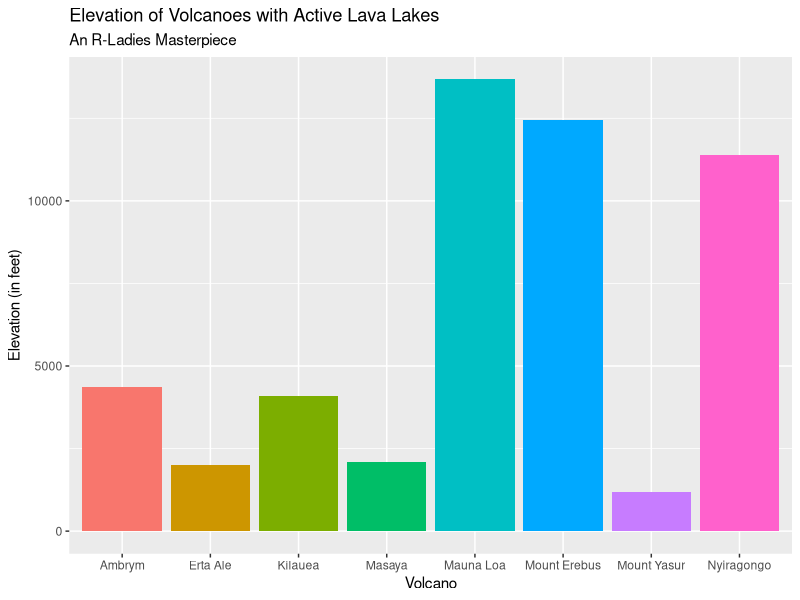
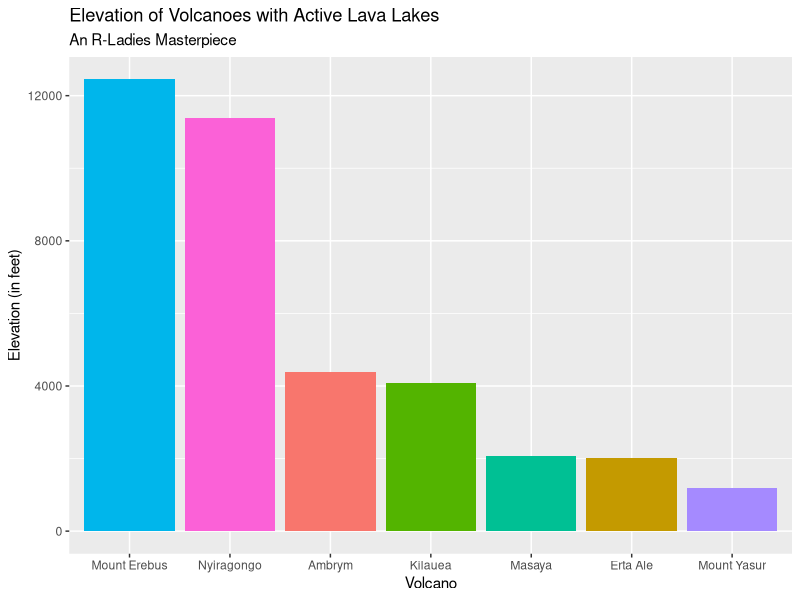
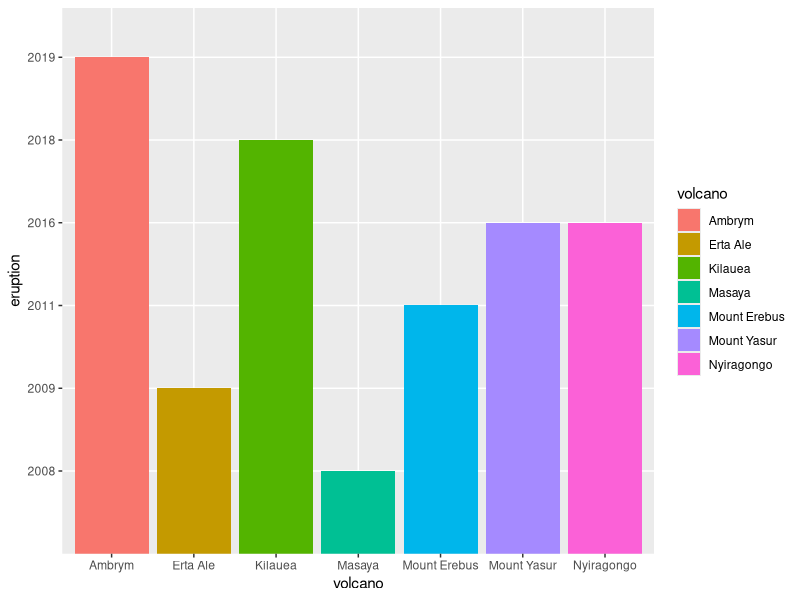
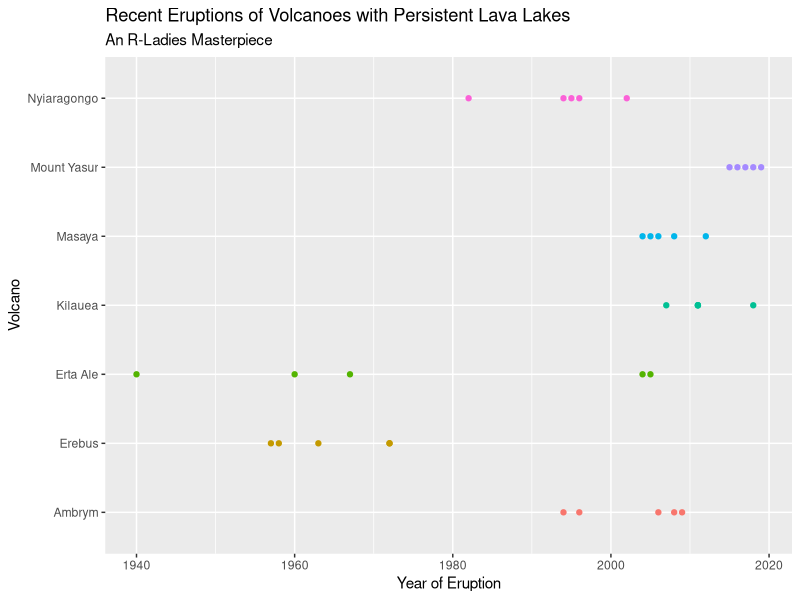

These figures' R source, in order:
## ---- chunk 1
knitr::opts_chunk$set(echo = TRUE)
## ---- chunk 2
volcano <- c('Erta Ale', 'Ambrym', 'Mount Yasur', 'Mount Erebus', 'Kilauea', 'Nyiragongo', 'Masaya', 'Mauna Loa')
location <- c('Ethiopia','Vanuatu','Vanuatu','Antarctica','United States', 'Democratic Republic of the Congo','Nicaragua', 'United States')
elevation <- c(2011, 4377, 1184, 12448, 4091, 11385, 2083, 13678)
eruption <- c('2009', '2019', '2016', '2011', '2018', '2016', '2008', '1984')

volcData <- data.frame(volcano, location, elevation, eruption)
## ---- chunk 3
library(ggplot2)
ggplot(data=volcData, aes(x=volcano, y=elevation, fill=volcano)) +
  geom_bar(stat="identity") + 
  ggtitle("Elevation of Volcanoes with Active Lava Lakes", subtitle="An R-Ladies Masterpiece") + 
  ylab("Elevation (in feet)") + 
  xlab ("Volcano") + 
  theme(legend.position = "none")

## ---- chunk 4
#git -A
#git -a -m "add initial lava lake bar chart" 
  #Remember, our commit message is a breadcrumb for us to remember why we made this commit
#git commit push origin

## ---- chunk 5
library(dplyr)
volcData %>%
  filter (volcano != "Mauna Loa") -> lavaData
## ---- chunk 6
ggplot(data=lavaData, aes(x= reorder (volcano, -elevation), y=elevation, fill=volcano)) +
  geom_bar(stat="identity") + 
  ggtitle("Elevation of Volcanoes with Active Lava Lakes", subtitle="An R-Ladies Masterpiece") + 
  ylab("Elevation (in feet)") + 
  xlab ("Volcano") + 
  theme(legend.position="none")
## ---- chunk 7
#git -A
#git -a -m "add revised lava lake bar chart that omits Mauna Loa" 
#git commit push origin
## ---- chunk 8
ggplot(data=lavaData, aes(x=volcano, y=eruption, fill= volcano)) +
  geom_bar(stat = "identity")

## ---- chunk 9
library(readxl)
eruptionData <- read_xlsx("volcano.xlsx")
## ---- chunk 10
eruptionData %>%
  filter (volcano != "Mauna Loa") -> lavaEruptData
## ---- chunk 11
ggplot(data=lavaEruptData, aes(y=volcano, x=eruption, color= volcano, position="dodge")) +
  geom_point() + 
  ggtitle("Recent Eruptions of Volcanoes with Persistent Lava Lakes", subtitle="An R-Ladies Masterpiece") + 
  ylab("Volcano") + 
  xlab ("Year of Eruption") + 
  theme(legend.position="none")
  
## ---- chunk 12
#git -A
#git -a -m "added new section to include recent eruption scatterplot" 
#git commit push origin
